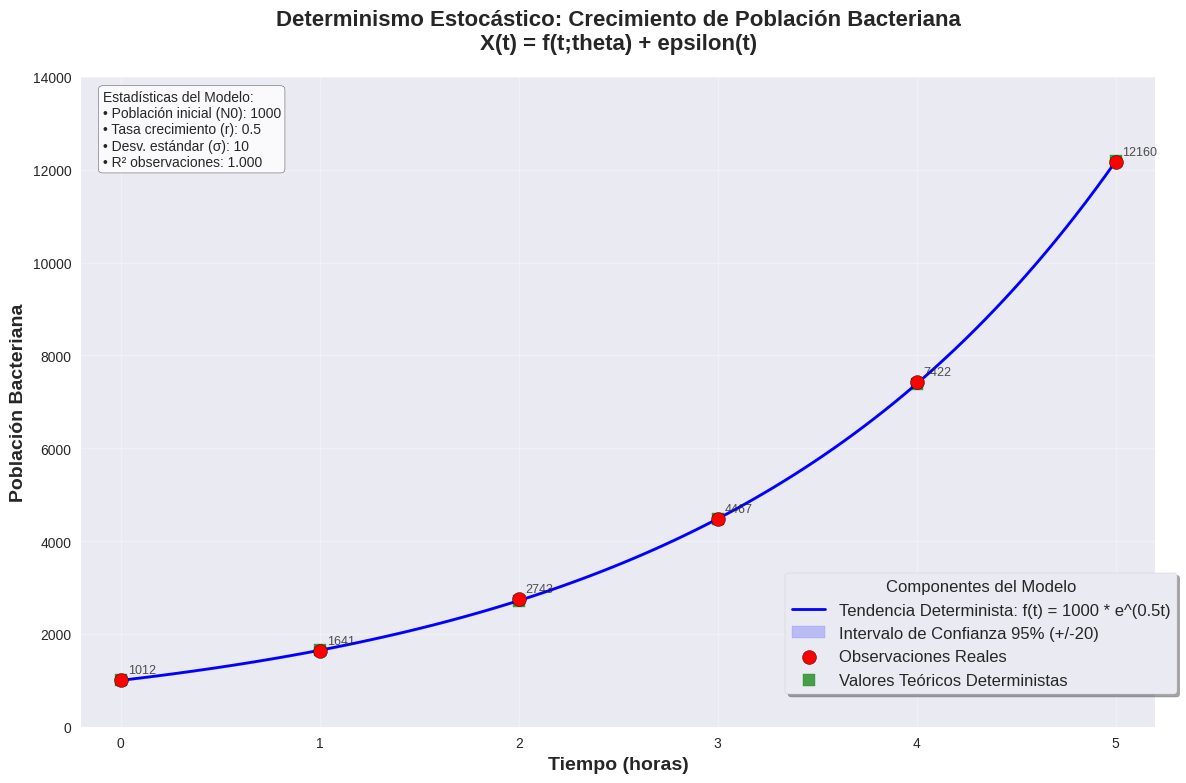

The Python source for this figure:
"""
============================================================
DETERMINISMO ESTOCÁSTICO: MODELO DE CRECIMIENTO BACTERIANO
============================================================

Autor: Jetro Ramón López Hernández
Institución: Universidad Nacional Experimental Simón Rodríguez (UNESR)
Fecha: 14-04-2025

Descripción:
Este script implementa un modelo de determinismo estocástico para simular
el crecimiento de una población bacteriana. Combina una tendencia 
determinista exponencial con perturbaciones aleatorias gaussianas.

Modelo matemático: X(t) = f(t;θ) + ε(t)
Donde:
- f(t;θ) = N₀ * e^(rt) : componente determinista
- ε(t) ~ N(0,σ²) : componente estocástica (ruido)
============================================================
"""

# === IMPORTACIÓN DE BIBLIOTECAS ===
import numpy as np                    # Cálculos numéricos y vectores
import matplotlib.pyplot as plt       # Visualización gráfica
from scipy import stats              # Estadísticas avanzadas
import pandas as pd                  # Manejo de datos tabulares

# === CONFIGURACIÓN INICIAL DEL ENTORNO GRÁFICO ===
plt.style.use('seaborn-v0_8')        # Estilo visual moderno
plt.rcParams['figure.figsize'] = (12, 8)    # Tamaño de figura: 12x8 pulgadas
plt.rcParams['font.size'] = 12              # Tamaño de fuente base

# === PARÁMETROS DEL MODELO ===
# Parámetros biológicos del sistema
N0 = 1000           # Población bacteriana inicial (unidades)
r = 0.5             # Tasa de crecimiento específica (1/hora)
sigma = 10          # Desviación estándar del ruido (sqrt(100))

# === DATOS SIMULADOS DEL EJEMPLO ===
# Datos temporales discretos (0 a 5 horas)
tiempo = np.array([0, 1, 2, 3, 4, 5])

# Valores teóricos deterministas calculados
crecimiento_determinista = np.array([1000, 1649, 2718, 4482, 7389, 12182])

# Perturbaciones aleatorias agregadas (ruido gaussiano)
ruido_aleatorio = np.array([12, -8, 25, -15, 33, -22])

# Observaciones reales resultantes (determinista + ruido)
observacion_real = np.array([1012, 1641, 2743, 4467, 7422, 12160])

# === GENERACIÓN DE DATOS CONTINUOS PARA LA TENDENCIA ===
# Crear vector de tiempo continuo para suavizar la curva
t_continuo = np.linspace(0, 5, 100)  # 100 puntos entre 0 y 5 horas

# Calcular la función determinista continua: f(t) = N₀ * e^(rt)
curva_determinista = N0 * np.exp(r * t_continuo)

# === CÁLCULO DE INTERVALOS DE CONFIANZA ===
# Intervalo de confianza del 95% (±1.96 * desviación estándar)
intervalo_95 = 1.96 * sigma
limite_superior = curva_determinista + intervalo_95  # Límite superior
limite_inferior = curva_determinista - intervalo_95  # Límite inferior

# === CREACIÓN Y CONFIGURACIÓN DE LA FIGURA ===
# Inicializar figura y ejes para el gráfico
fig, ax = plt.subplots(figsize=(12, 8))

# === GRAFICACIÓN DE LA TENDENCIA DETERMINISTA ===
# Línea continua azul que representa la tendencia teórica
ax.plot(t_continuo, curva_determinista, 'b-', linewidth=2, 
        label=f'Tendencia Determinista: f(t) = {N0} * e^({r}t)')

# === GRAFICACIÓN DE BANDAS DE CONFIANZA ===
# Área sombreada que representa el intervalo de confianza del 95%
ax.fill_between(t_continuo, limite_inferior, limite_superior, 
                alpha=0.2, color='blue', 
                label=f'Intervalo de Confianza 95% (+/-{intervalo_95:.0f})')

# === GRAFICACIÓN DE OBSERVACIONES REALES ===
# Puntos rojos que representan las mediciones observadas
ax.scatter(tiempo, observacion_real, color='red', s=100, zorder=5, 
           label='Observaciones Reales', marker='o', edgecolors='black')

# === GRAFICACIÓN DE VALORES TEÓRICOS DETERMINISTAS ===
# Puntos verdes cuadrados que muestran los valores teóricos sin ruido
ax.scatter(tiempo, crecimiento_determinista, color='green', s=80, 
           label='Valores Teóricos Deterministas', marker='s', alpha=0.7)

# === GRAFICACIÓN DE LÍNEAS DE DIFERENCIA (RUIDO) ===
# Líneas punteadas rojas que conectan valores teóricos con observaciones
for i in range(len(tiempo)):
    ax.plot([tiempo[i], tiempo[i]], 
            [crecimiento_determinista[i], observacion_real[i]], 
            'r--', alpha=0.7, linewidth=1.5)

# === PERSONALIZACIÓN DE ETIQUETAS Y TÍTULO ===
# Etiqueta del eje X con formato mejorado
ax.set_xlabel('Tiempo (horas)', fontsize=14, fontweight='bold')

# Etiqueta del eje Y con formato mejorado
ax.set_ylabel('Población Bacteriana', fontsize=14, fontweight='bold')

# Título principal del gráfico con descripción del modelo
ax.set_title('Determinismo Estocástico: Crecimiento de Población Bacteriana\nX(t) = f(t;theta) + epsilon(t)', 
             fontsize=16, fontweight='bold', pad=20)

# === CONFIGURACIÓN DE LA CUADRÍCULA ===
# Activar cuadrícula con transparencia para mejor visualización
ax.grid(True, alpha=0.3)

# === CONFIGURACIÓN DE LA LEYENDA ===
# Leyenda posicionada en el lado derecho inferior con estilo mejorado
ax.legend(fontsize=12,                    # Tamaño de fuente de la leyenda
          loc='lower right',              # Posición: esquina inferior derecha
          frameon=True,                   # Marco alrededor de la leyenda
          fancybox=True,                  # Bordes redondeados
          shadow=True,                    # Sombra para mejor visibilidad
          bbox_to_anchor=(1.02, 0.05),    # Coordenadas específicas de posición
          borderaxespad=0.,               # Espacio entre leyenda y ejes
          title='Componentes del Modelo') # Título de la leyenda

# === CONFIGURACIÓN DE LOS EJES ===
# Establecer límites de visualización para mejor enfoque
ax.set_xlim(-0.2, 5.2)    # Eje X: de -0.2 a 5.2 horas
ax.set_ylim(0, 14000)     # Eje Y: de 0 a 14000 unidades

# === AGREGAR ANOTACIONES NUMÉRICAS ===
# Etiquetas con valores numéricos en cada punto de observación
for i in range(len(tiempo)):
    ax.annotate(f'{observacion_real[i]}', 
                (tiempo[i], observacion_real[i]), 
                xytext=(5, 5),              # Desplazamiento de texto
                textcoords='offset points', # Coordenadas relativas
                fontsize=9,                 # Tamaño de fuente pequeño
                alpha=0.8)                  # Transparencia

# === PANEL DE ESTADÍSTICAS DESCRIPTIVAS ===
# Cuadro de texto con estadísticas clave del modelo
stats_text = f'''Estadísticas del Modelo:
• Población inicial (N0): {N0}
• Tasa crecimiento (r): {r}
• Desv. estándar (σ): {sigma}
• R² observaciones: {np.corrcoef(crecimiento_determinista, observacion_real)[0,1]:.3f}'''

# Posicionar el cuadro de estadísticas en la esquina superior izquierda
ax.text(0.02, 0.98, stats_text, transform=ax.transAxes, 
        verticalalignment='top', 
        bbox=dict(boxstyle='round', facecolor='white', alpha=0.8),
        fontsize=10)

# === AJUSTE FINAL DEL DISEÑO ===
# Optimizar el layout para evitar solapamientos
plt.tight_layout()

# === VISUALIZACIÓN DEL GRÁFICO ===
# Mostrar la figura generada
plt.show()

# === GENERACIÓN DE TABLA DE DATOS ===
print("\n" + "="*60)
print("DATOS DEL MODELO DETERMINISMO ESTOCÁSTICO")
print("="*60)

# Crear estructura de datos tabular
data = {
    'Tiempo (t)': tiempo,
    'Crecimiento Determinista': crecimiento_determinista,
    'Ruido Aleatorio': ruido_aleatorio,
    'Observación Real': observacion_real
}

# Convertir a DataFrame y mostrar tabla formateada
df = pd.DataFrame(data)
print(df.to_string(index=False))

# === ANÁLISIS ESTADÍSTICO COMPLEMENTARIO ===
print("\n" + "="*60)
print("ANÁLISIS ESTADÍSTICO")
print("="*60)

# Calcular y mostrar estadísticas descriptivas
print(f"Media de observaciones: {np.mean(observacion_real):.1f}")
print(f"Desviación estándar observaciones: {np.std(observacion_real):.1f}")
print(f"Error medio absoluto: {np.mean(np.abs(ruido_aleatorio)):.1f}")
print(f"Correlación teórico-observado: {np.corrcoef(crecimiento_determinista, observacion_real)[0,1]:.4f}")

# === CÓDIGO DE EJEMPLO PARA GENERACIÓN DE NUEVOS DATOS ===
print("\n" + "="*60)
print("CÓDIGO PARA GENERAR DATOS SIMILARES")
print("="*60)
print("""
# Para generar nuevos datos con el mismo modelo:
np.random.seed(42)  # Para reproducibilidad
nuevos_ruidos = np.random.normal(0, sigma, len(t_continuo))
nuevas_observaciones = curva_determinista + nuevos_ruidos
""")

"""
============================================================
NOTAS DEL DESARROLLADOR:

Este código implementa el concepto fundamental del determinismo 
estocástico donde:
- Componente sistemático: f(t;θ) = N₀ * e^(rt)
- Componente aleatorio: ε(t) ~ N(0,σ²)
- Observación total: X(t) = f(t;θ) + ε(t)

La visualización permite comprender cómo una tendencia determinista
puede manifestarse con variaciones aleatorias en observaciones reales.

============================================================
"""
